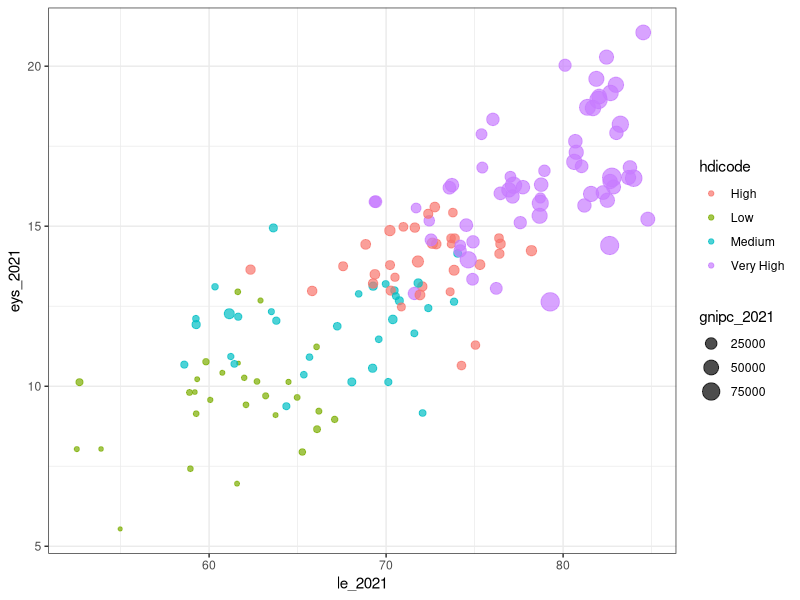
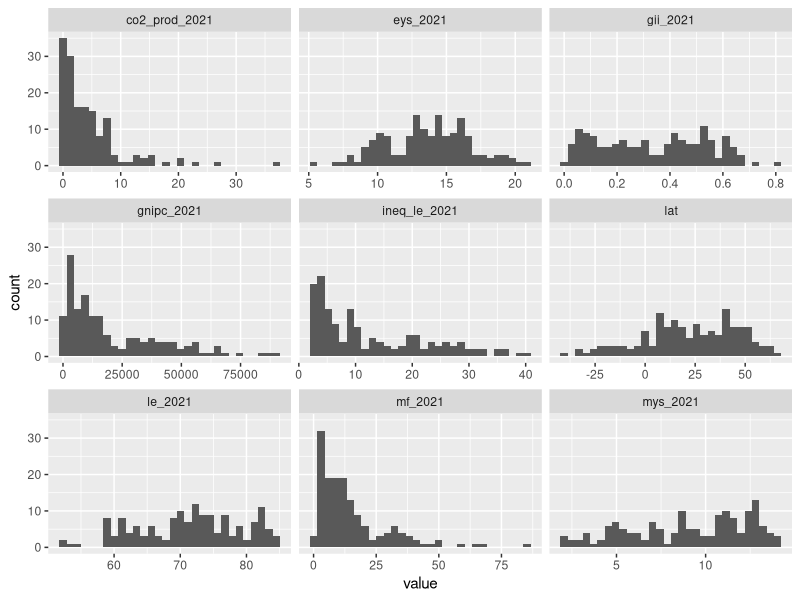
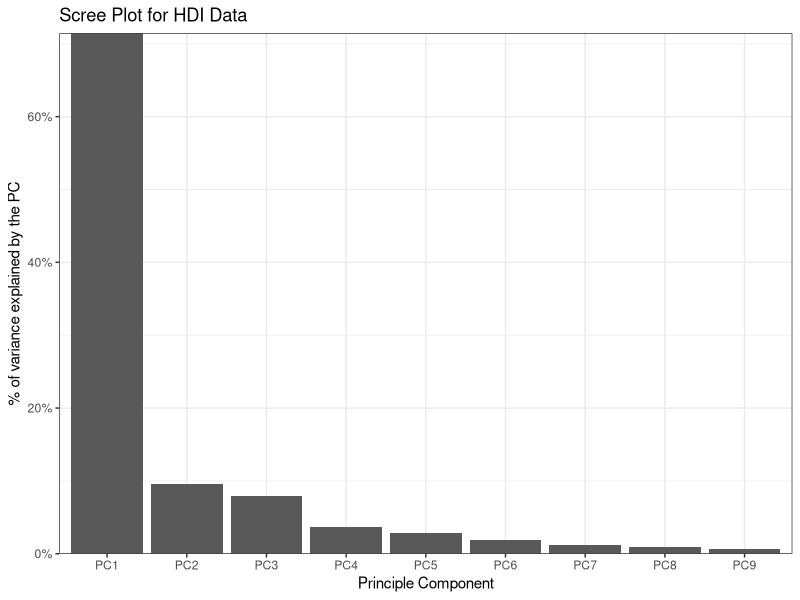
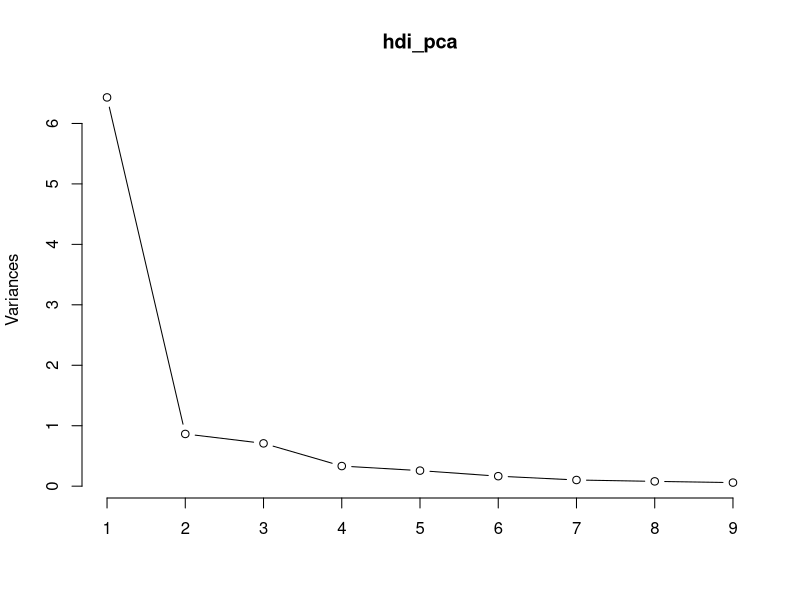
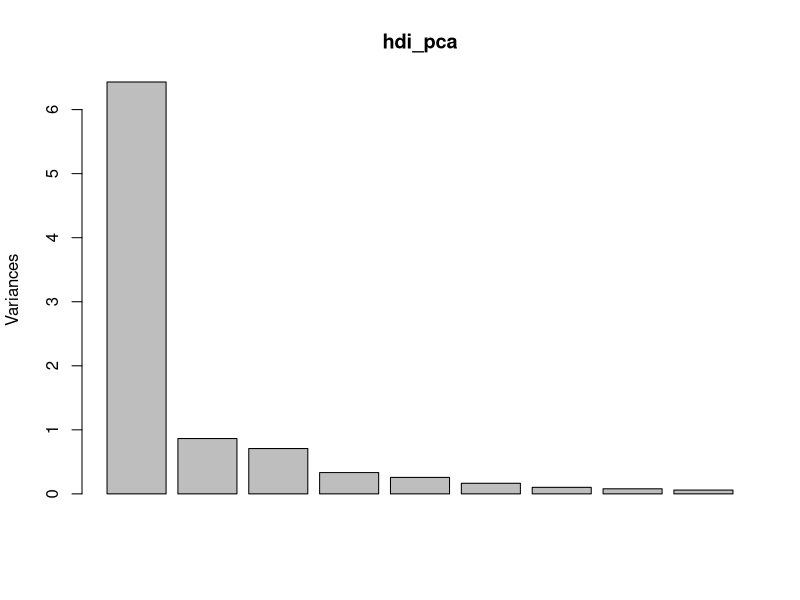
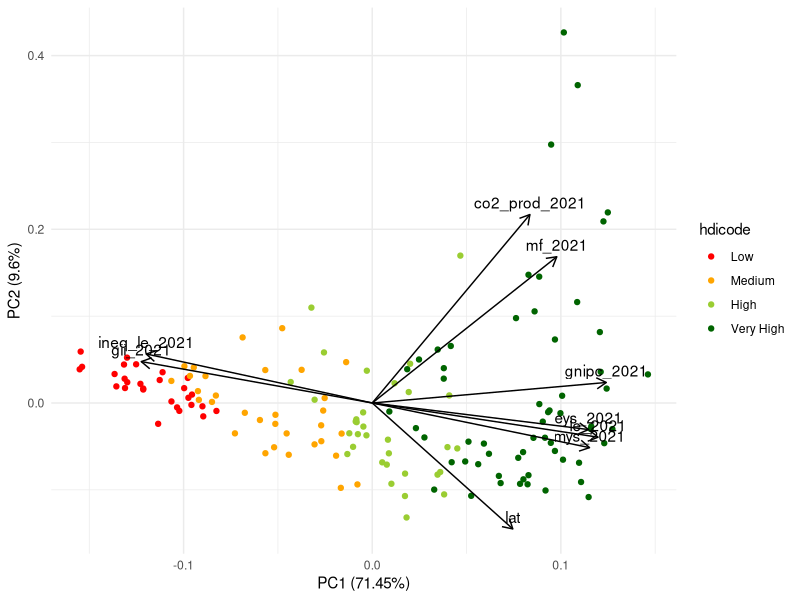

Write R code to recreate these figures, in order.
## ---- chunk 1

library(tidyverse)
library(here)
library(ggfortify) # For PCA biplot

## ---- chunk 2

hdi_df <- read_csv(here("data", "hdi_clean.csv"))

hdi_short <- hdi_df |>
  select(iso3, country, hdicode, le_2021, eys_2021, gnipc_2021) |>
  mutate(
    hdicode = as.factor(hdicode)
    
  )

hdi_df_long <- hdi_df |>
  pivot_longer(names_to = "name", values_to = "value", where(is.numeric))

m.1 <- lm(hdicode ~ le_2021, hdi_short)

#summary(m.1)

ggplot(hdi_short, aes(x = le_2021, y = eys_2021, colour = hdicode, size = gnipc_2021)) +
  geom_point(alpha = 0.7) +
  theme_bw()

ggplot(hdi_df_long, aes(x = value)) +
  geom_histogram() +
  facet_wrap(~name, scales = 'free_x')

hdi_data <- hdi_df |>
  drop_na() |>
  mutate(
    gnipc_2021 = log(gnipc_2021),
    hdicode = factor(hdicode, levels = c('Low', 'Medium', 'High', 'Very High'))
  )


## ---- chunk 3

hdi_pca <- hdi_data %>% 
  select(where(is.numeric)) %>%
  prcomp(scale = TRUE)

hdi_pca
summary(hdi_pca)

## ---- chunk 4
# See the loadings (weighting for each principal component)
hdi_pca$rotation
## ---- chunk 5
pc_names <- colnames(hdi_pca$rotation)
sd_vec <- hdi_pca$sdev
var_vec <- sd_vec^2

pct_v <- var_vec/sum(var_vec)

# can also get this from the summary output 

# Use this data frame to make the screeplot
pct_expl_df <- data.frame(pc=pc_names, pct_var = pct_v)

# Screeplot

ggplot(pct_expl_df, aes(x = pc_names, y = pct_var)) +
  geom_col() +
  theme_bw() +
  labs(
    title = "Scree Plot for HDI Data",
    x = "Principle Component",
    y = "% of variance explained by the PC"
  ) +
  scale_y_continuous(expand = c(0,0), labels = scales::percent)


## ---- chunk 6
# Variance explained by each PC
screeplot(hdi_pca, type = "lines")
screeplot(hdi_pca, type = "barplot")
## ---- chunk 7

autoplot(hdi_pca,
     	data = hdi_data,
     	loadings = TRUE,
     	colour = 'hdicode',
     	loadings.label = TRUE,
     	loadings.colour = "black",
     	loadings.label.colour = "black",
     	loadings.label.vjust = -0.5
     	) +
  scale_color_manual(values = c('red', 'orange', 'yellowgreen', 'darkgreen')) +
  theme_minimal()

# It's not perfect, but it's enough for now...
